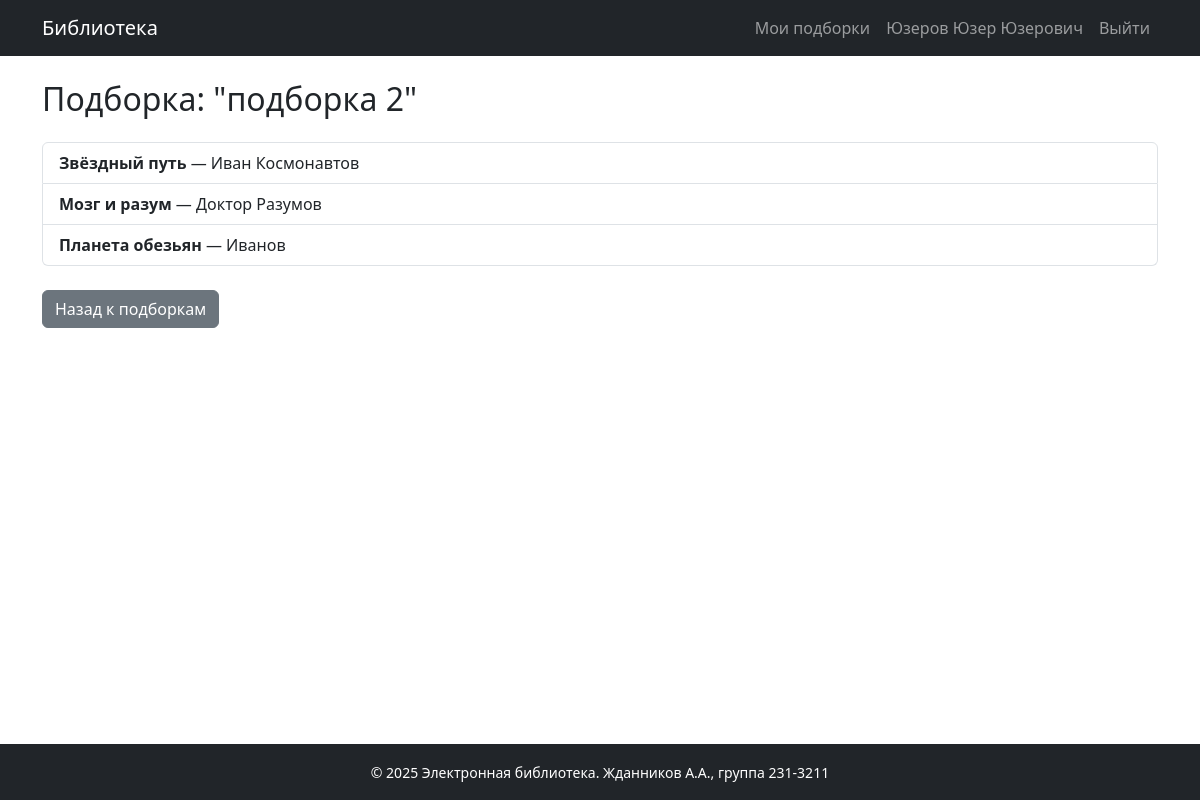
Screenshot of /collections/2 (signed in) with the database file from the repository.
### models.py (models this page shows, shortened)
class User(db.Model, UserMixin):
    id = db.Column(db.Integer, primary_key=True)
    username = db.Column(db.String(64), unique=True, nullable=False)
    password_hash = db.Column(db.String(128), nullable=False)
    last_name = db.Column(db.String(64), nullable=False)
    first_name = db.Column(db.String(64), nullable=False)
    middle_name = db.Column(db.String(64), nullable=True)
    role_id = db.Column(db.Integer, db.ForeignKey('role.id'), nullable=False)
    reviews = db.relationship('Review', backref='user', lazy=True)
    collections = db.relationship('Collection', backref='user', lazy=True)
    def full_name(self):
        return f"{self.last_name} {self.first_name} {self.middle_name or ''}".strip()

class Collection(db.Model):
    id = db.Column(db.Integer, primary_key=True)
    name = db.Column(db.String(128), nullable=False)
    user_id = db.Column(db.Integer, db.ForeignKey('user.id', ondelete='CASCADE'), nullable=False)
    books = db.relationship('Book', secondary=collection_books, back_populates='collections')

class Book(db.Model):
    id = db.Column(db.Integer, primary_key=True)
    title = db.Column(db.String(128), nullable=False)
    description = db.Column(db.Text, nullable=False)
    year = db.Column(db.Integer, nullable=False)
    publisher = db.Column(db.String(128), nullable=False)
    author = db.Column(db.String(128), nullable=False)
    pages = db.Column(db.Integer, nullable=False)
    genres = db.relationship('Genre', secondary=book_genres, back_populates='books')
    cover = db.relationship('Cover', backref='book', uselist=False, cascade="all, delete")
    reviews = db.relationship('Review', backref='book', cascade="all, delete")
    collections = db.relationship('Collection', secondary=collection_books, back_populates='books')

### app.py (the view)
@app.route('/collections/<int:collection_id>')
@login_required
def view_collection(collection_id):
    collection = Collection.query.filter_by(id=collection_id, user_id=current_user.id).first_or_404()
    return render_template('collection_books.html', collection=collection)

### app.py (called while the page is built)
@login_manager.user_loader
def load_user(user_id):
    return User.query.get(int(user_id))

### templates/collection_books.html (shortened to what this page needs)
{% extends "base.html" %}
{% block content %}
<h2 class="mb-4">Подборка: "{{ collection.name }}"</h2>
{% if collection.books %}
  <ul class="list-group">
    {% for book in collection.books %}
    <li class="list-group-item">
      <strong>{{ book.title }}</strong> — {{ book.author }}
    </li>
    {% endfor %}
  </ul>
{% else %}
  <p>В подборке пока нет книг.</p>
{% endif %}
<a href="{{ url_for('collections') }}" class="btn btn-secondary mt-4">Назад к подборкам</a>
{% endblock %}

### templates/base.html (shortened to what this page needs)
<!doctype html>
<html lang="ru">
<head>
  <link href="https://cdn.jsdelivr.net/npm/bootstrap@5.3.0/dist/css/bootstrap.min.css" rel="stylesheet">
</head>
<body class="d-flex flex-column min-vh-100">
<nav class="navbar navbar-expand-lg navbar-dark bg-dark mb-4">
  <div class="container">
    <a class="navbar-brand" href="{{ url_for('index') }}">Библиотека</a>
    <div class="collapse navbar-collapse" id="navbarNav">
      <ul class="navbar-nav ms-auto">
        {% if current_user.is_authenticated %}
          {% if current_user.role.name == 'Пользователь' %}
          <li class="nav-item">
            <a class="nav-link" href="{{ url_for('collections') }}">Мои подборки</a>
          </li>
          {% endif %}
          <li class="nav-item">
            <span class="nav-link">{{ current_user.full_name() }}</span>
          </li>
          <li class="nav-item">
            <a class="nav-link" href="{{ url_for('logout') }}">Выйти</a>
          </li>
        {% else %}
          <li class="nav-item">
            <a class="nav-link" href="{{ url_for('login') }}">Войти</a>
          </li>
        {% endif %}
      </ul>
    </div>
  </div>
</nav>
<div class="container mb-4 flex-grow-1">
  {% block content %}{% endblock %}
</div>
<footer class="bg-dark text-white mt-auto py-3">
  <div class="container text-center">
    <small>© 2025 Электронная библиотека. Жданников А.А., группа 231-3211</small>
  </div>
</footer>
</body>
</html>

### rows the page displays
User: full_name "Юзеров Юзер Юзерович"
Collection: name "подборка 2"
Book: title "Звёздный путь", author "Иван Космонавтов"
Book: title "Мозг и разум", author "Доктор Разумов"
Book: title "Планета обезьян", author "Иванов"
